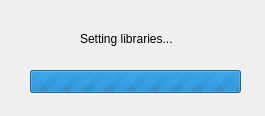
<?xml version="1.0" encoding="UTF-8"?>
<ui version="4.0">
 <class>Dialog</class>
 <widget class="QDialog" name="Dialog">
  <property name="geometry">
   <rect>
    <x>0</x>
    <y>0</y>
    <width>265</width>
    <height>116</height>
   </rect>
  </property>
  <property name="windowTitle">
   <string>MatUI</string>
  </property>
  <widget class="QLabel" name="label">
   <property name="geometry">
    <rect>
     <x>80</x>
     <y>30</y>
     <width>131</width>
     <height>17</height>
    </rect>
   </property>
   <property name="text">
    <string>Setting libraries...</string>
   </property>
  </widget>
  <widget class="QProgressBar" name="progressBar">
   <property name="geometry">
    <rect>
     <x>30</x>
     <y>70</y>
     <width>211</width>
     <height>23</height>
    </rect>
   </property>
   <property name="maximum">
    <number>0</number>
   </property>
   <property name="value">
    <number>-1</number>
   </property>
  </widget>
 </widget>
 <resources/>
 <connections/>
</ui>
